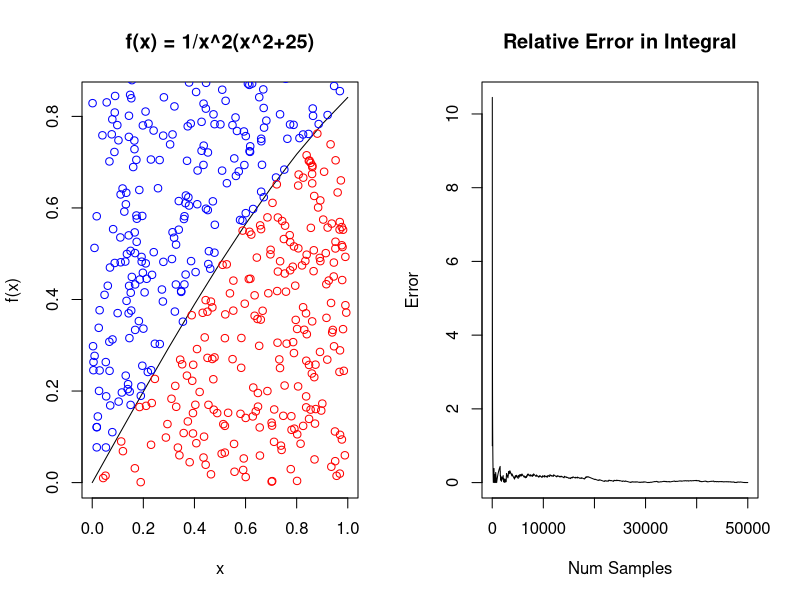

R code for this plot:
#Monte Carlo Integration 1-Dimension

#Goal: Write a Monte Carlo integrator for a 1D Function
#      (1) Calculus (By Hand)
#      (2) Numerical Integration (R Tools)
#      (3) Monte Carlo Integration

#Function Under Consideration:
#f(x) = 3 x^2 + 1
#Interval: 1 to 3

integrand <- function(x) {sin(x)} #<-- Will change based on function

minX = 0;
maxX = 1;

minY = 0; 
maxY = 100;

#####################
# Plot the Function #
#####################

par(mfrow=c(1,2))    # set the plotting area into a 1*2 array
x <- seq(minX,maxX,0.1)
plot(x, integrand(x),type = 'l',
     col='black',main="f(x) = 1/x^2(x^2+25)",ylab="f(x)")

################################
# (1) Calculus (i.e., By Hand) #
################################

antiDerivative <- function(x) {-cos(x)} #<--Will Need to Change
calcIntegral = antiDerivative(maxX) - antiDerivative(minX);
cat("Calculus (By Hand) Integral", "\t= ",calcIntegral,"\n")

#############################
# (2) Numerical Integration #
#############################

soln = integrate(integrand, lower = minX, upper = maxX)
numericalIntegral = soln$value;
cat("Numerical Integration", "\t\t= ",numericalIntegral,"\n")

##############################
# (3) Monte Carlo Integrator #
##############################

maxSamples = 50000;

xVals=runif(maxSamples,minX,maxX);
yVals=runif(maxSamples,minY,maxY);

runningIntegral = rep(0,maxSamples);

boxArea = (maxX - minX)*(maxY - minY);

numPointsUnderCurve = 0;
for (j in seq(from=1,to=maxSamples,by=1))
{
  if(yVals[j] < integrand(xVals[j])){
    numPointsUnderCurve = numPointsUnderCurve +1;
    points(xVals[j],yVals[j],col='red')
    }
  else{ 
    points(xVals[j],yVals[j],col='blue')
    }
  runningIntegral[j] =  (numPointsUnderCurve/j)*boxArea
}

plot(seq(1,maxSamples,1),abs(runningIntegral-numericalIntegral)/numericalIntegral,
      type = 'l',col='black',
      main="Relative Error in Integral",ylab="Error",
      xlab="Num Samples")

monteCarloIntegral = (numPointsUnderCurve/maxSamples)*boxArea;

cat("Monte Carlo Integration", "\t= ",monteCarloIntegral,"\n")

